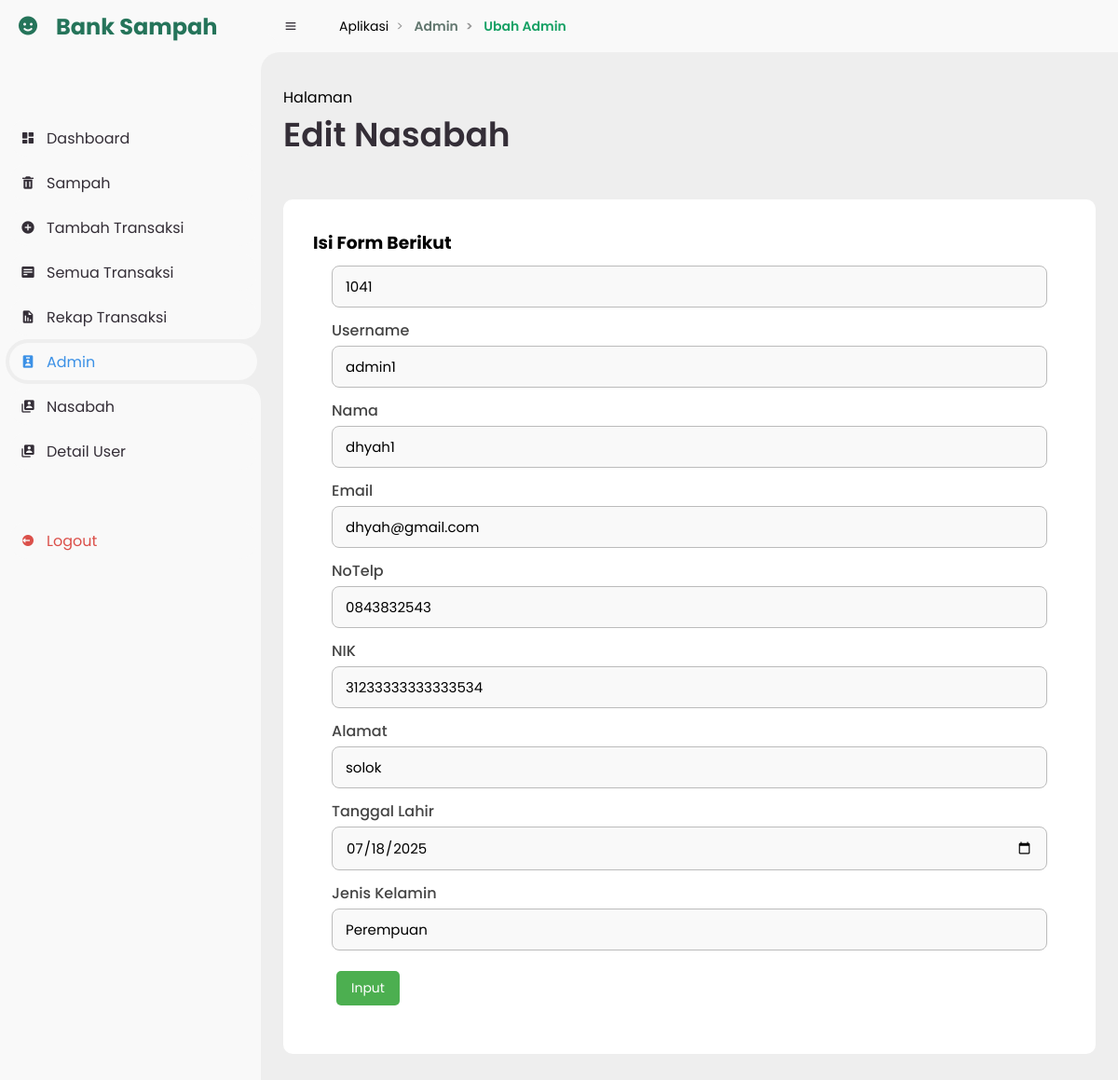
/index.php?page=ubah_admin&id=1041 (signed in), run on the app's committed database.
### tables this page shows
CREATE TABLE `user` (
  `id` int(11) NOT NULL,
  `email` varchar(255) DEFAULT NULL,
  `username` varchar(255) NOT NULL,
  `password` varchar(255) NOT NULL,
  `nama` varchar(40) NOT NULL,
  `no_rek` varchar(10) NOT NULL,
  `notelp` varchar(200) DEFAULT NULL,
  `nik` varchar(200) DEFAULT NULL,
  `nip` varchar(20) DEFAULT NULL,
  `gol` varchar(10) DEFAULT NULL,
  `alamat` varchar(255) DEFAULT NULL,
  `tgl_lahir` date DEFAULT NULL,
  `kelamin` enum('Laki-Laki','Perempuan') NOT NULL,
  `bidang` varchar(100) DEFAULT NULL,
  `role` enum('admin','nasabah') NOT NULL,
  `created_at` datetime NOT NULL DEFAULT current_timestamp() ON UPDATE current_timestamp(),
  `frekuensi_menabung` int(11) DEFAULT 0,
  `terakhir_menabung` datetime DEFAULT NULL,
  `status` tinyint(1) DEFAULT 0,
  `verify_token` varchar(255) DEFAULT NULL,
  `verify_status` enum('pending','verified') DEFAULT 'pending'
);

### views/admin/ubah_admin.php (the view, shortened to what this page needs)
<?php
include_once __DIR__ . '/../layouts/sidebar.php';
function getUserById($id)
{
    global $koneksi;
    $id = (int)$id;
    $query = "SELECT * FROM user WHERE id = $id LIMIT 1";
    $result = mysqli_query($koneksi, $query) or die("Query gagal: " . mysqli_error($koneksi));
    return mysqli_fetch_assoc($result);
}
$id = (int)$_GET['id'];
$user = getUserById($id);
?>
<!DOCTYPE html>
<html lang="en">
<head>
    <link href='https://unpkg.com/boxicons@2.0.9/css/boxicons.min.css' rel='stylesheet'>
    <link rel="stylesheet" href="../../assets/css/style.css">
</head>
<body>
    <section id="content">
        <nav>
            <i class='bx bx-menu'></i>
            <?php include_once __DIR__ . '/../layouts/breadcrumb.php'; ?>
        </nav>
        <main>
            <div class="head-title">
                <div class="left">
                    <span>Halaman</span>
                    <h1>Edit Nasabah</h1>
                </div>
            </div>
            <div id="wrapper">
                <div class="main--content">
                    <div class="card--container">
                        <h3 class="main--title">Isi Form Berikut</h3>
                        <form method="POST" action="index.php?page=ubah_admin&id=<?= $user['id']; ?>">
                            <input type="text" placeholder="Masukkan ID Project" name="id"
                                value="<?= $user["id"] ?>">
                            <label for="">Username</label>
                            <input type="text" placeholder="Masukkan Nomor JO" name="username"
                                value="<?= $user["username"] ?>">
                            <label for="">Nama</label>
                            <input type="text" placeholder="Masukan Tgl JO" name="nama"
                                value="<?= $user["nama"] ?>">
                            <label for="">Email</label>
                            <input type="text" placeholder="Masukkan Nama Project" name="email"
                                value="<?= $user["email"] ?>">
                            <label for="">NoTelp</label>
                            <input type="text" placeholder="Masukkan Nama Project" name="notelp"
                                value="<?= $user["notelp"] ?>">
                            <label for="">NIK</label>
                            <input type="text" placeholder="Masukkan Kode GBJ" name="nik"
                                value="<?= $user["nik"] ?>">
                            <label for="">Alamat</label>
                            <input type="text" placeholder="Masukkan Harga" name="alamat"
                                value="<?= $user["alamat"] ?>">
                            <label for="">Tanggal Lahir</label>
                            <input type="date" placeholder="Masukkan Nama Panel" name="tgl_lahir"
                                value="<?= $user["tgl_lahir"] ?>">
                            <label for="">Jenis Kelamin</label>
                            <input type="text" placeholder="Masukkan Tipe Jenis" name="kelamin"
                                value="<?= $user["kelamin"] ?>">
                            <button type="submit" name="submit" class="inputbtn">Input</button>
                        </form>
                    </div>
                </div>
            </div>
        </main>
    </section>
</body>
</html>

### assets/css/style.css (style rules this page uses)
* { margin: 0; padding: 0; box-sizing: border-box; }
:root { --poppins: 'Poppins', sans-serif; --lato: 'Lato', sans-serif; --light: #F9F9F9; --blue: #3C91E6; --light-blue: #CFE8FF; --grey: #eee; --dark-grey: #AAAAAA; --dark: #342E37; --red: #DB504A; --yellow: #FFCE26; --light-yellow: #FFF2C6; --orange: #FD7238; --light-orange: #FFE0D3; }
html { overflow-x: hidden; }
body { background: var(--grey); overflow-x: hidden; }
#content { position: relative; width: calc(100% - 280px); left: 280px; transition: .3s ease; }
#content nav { height: 56px; background: var(--light); padding: 0 24px; display: flex; align-items: center; grid-gap: 24px; font-family: var(--lato); position: sticky; top: 0; left: 0; z-index: 1000; }
#content nav::before { content: ''; position: absolute; width: 40px; height: 40px; bottom: -40px; left: 0; border-radius: 50%; box-shadow: -20px -20px 0 var(--light); }
#content nav .bx.bx-menu { cursor: pointer; color: var(--dark); }
#content main { width: 100%; padding: 36px 24px; font-family: var(--poppins); max-height: calc(100vh - 56px); overflow-y: auto; }
#content main .head-title { display: flex; align-items: center; justify-content: space-between; grid-gap: 16px; flex-wrap: wrap; }
#content main .head-title .left h1 { font-size: 36px; font-weight: 600; margin-bottom: 10px; color: var(--dark); }
.card--container { background: #fff; padding: 2rem; border-radius: 10px; margin-bottom: 1rem; }
.inputbtn { padding: 8px 16px; background-color: #4CAF50; border: none; color: white; margin: 10px 5px; border-radius: 5px; font-size: 14px; cursor: pointer; transition: background-color 0.3s ease; }

### views/layouts/sidebar.php (style rules this page uses)
* { font-family: 'Poppins', sans-serif; }

### views/admin/ubah_admin.php (style rules this page uses)
form { width: 100%; padding: 10px 20px; }
form label { display: block; font-weight: 500; margin-bottom: 4px; color: #444; }
form input[type="text"], form input[type="date"] { width: 100%; padding: 10px 14px; margin-bottom: 12px; border: 1px solid #bbb; border-radius: 8px; font-size: 15px; background-color: #f9f9f9; }

### data on the page
user: id "1041", username "admin1", nama "dhyah1", email "dhyah@gmail.com", notelp "0843832543", nik "31233333333333534", alamat "solok", tgl_lahir "07/18/2025", kelamin "Perempuan"

### other printed values
$item['label'] "Aplikasi"
$item['label'] "Admin"
$item['label'] "Ubah Admin"
